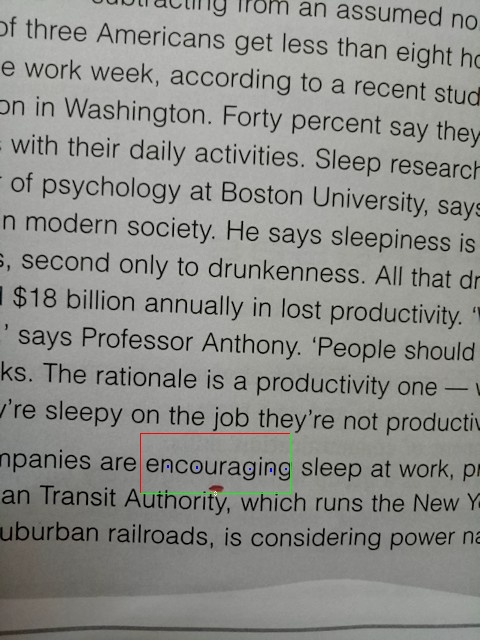
#> input picture encouragin.jpeg, 480 x 640 px
$ python -i Marker.py   (imports and definitions only)
#> lines starting #> are read from the running program, lines starting #| are printed output that depends on the picture; after the words box and inside, x2 and y2 are one past the last pixel; in counts of white or black regions, pixels touching at a corner belong together
import cv2
import numpy as np

class Marker:
    def colour(self, image, offsets=[0,0], displayMask=False):
        # Conver BGR to HSV
        image = cv2.cvtColor(image, cv2.COLOR_BGR2HSV)
        # Detect red colour. Red colour has two range in HSV, 0-30 and 150-180.
        # here we are detecting only extreme red i.e. 0-10 and 170-180.
        colourBoundry = ([0, 120, 70], [10, 255, 255]) #HSV
        mask1 = self.Identify_Colour(image, colourBoundry)
        colourBoundry = ([170, 120, 70], [180, 255, 255]) #HSV
        mask2 = self.Identify_Colour(image, colourBoundry)
        # ORing the masks
        mask1 = mask1 + mask2
        # Display mask
        if displayMask != False:
            cv2.imshow('mask', mask1)

        # Calculate center of the coloured blob
        M = cv2.moments(mask1)
        if M["m00"] != 0:
            cX = int(M["m10"] / M["m00"]) + offsets[0]
            cY = int(M["m01"] / M["m00"]) + offsets[1]
        else:
            cX, cY = -1, -1

        return cX, cY

    def Identify_Colour(self, image, colourBoundry):
        lower = np.array(colourBoundry[0], dtype="uint8")
        upper = np.array(colourBoundry[1], dtype="uint8")
        mask = cv2.inRange(image, lower, upper)
        return mask

>>> import cv2
>>> picture = cv2.imread('encouragin.jpeg')
#> picture is the input picture: shape (640, 480, 3); mean B, G, R 137.7, 141.5, 141.1
>>> result = Marker().colour(picture)
#> in colour, `image = cv2.cvtColor(image, cv2.COLOR_BGR2HSV)`: image: shape (640, 480, 3); mean H, S, V 33.4, 11.3, 141.9
#> in Identify_Colour, `mask = cv2.inRange(image, lower, upper)`:
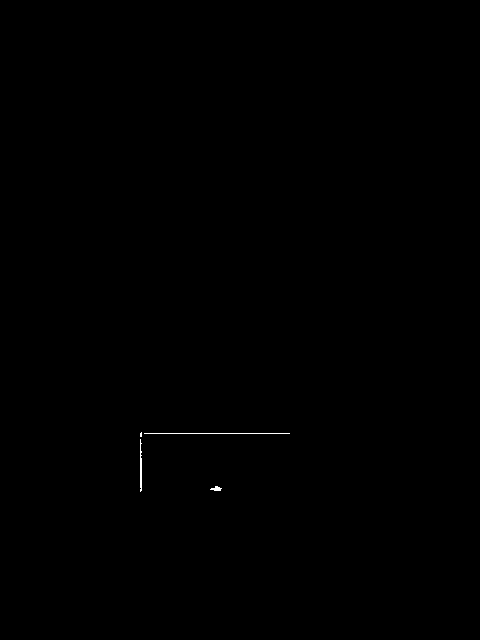
#> mask: shape (640, 480); 0.09% white in thin lines or dots, all inside (x1, y1, x2, y2) = (140, 432, 290, 492)
#> call 2 of Identify_Colour, with colourBoundry = ([170, 120, 70], [180, 255, 255])
#> in Identify_Colour (call 2), `mask = cv2.inRange(image, lower, upper)`:
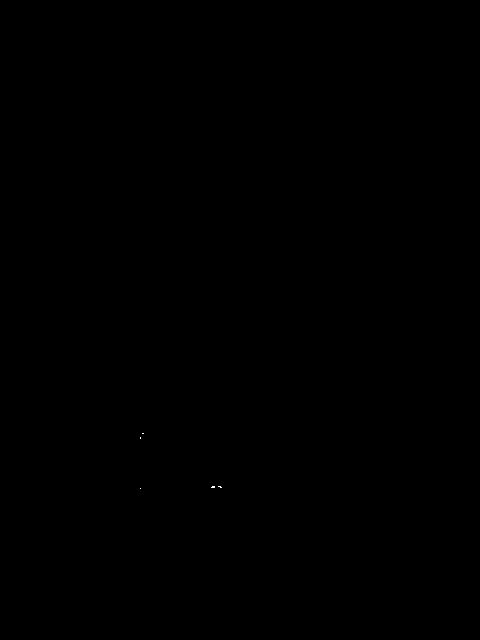
#> mask: shape (640, 480); 0.01% white in thin lines or dots, all inside (x1, y1, x2, y2) = (140, 433, 222, 489)
#> in colour, `M = cv2.moments(mask1)`: M = moments, m00 75990, centre m10/m00, m01/m00 = (190.1, 452.6)
#> in colour, `cX = int(M["m10"] / M["m00"]) + offsets[0]`: cX = 190
#> in colour, `cY = int(M["m01"] / M["m00"]) + offsets[1]`: cY = 452
#> result = (190, 452)
